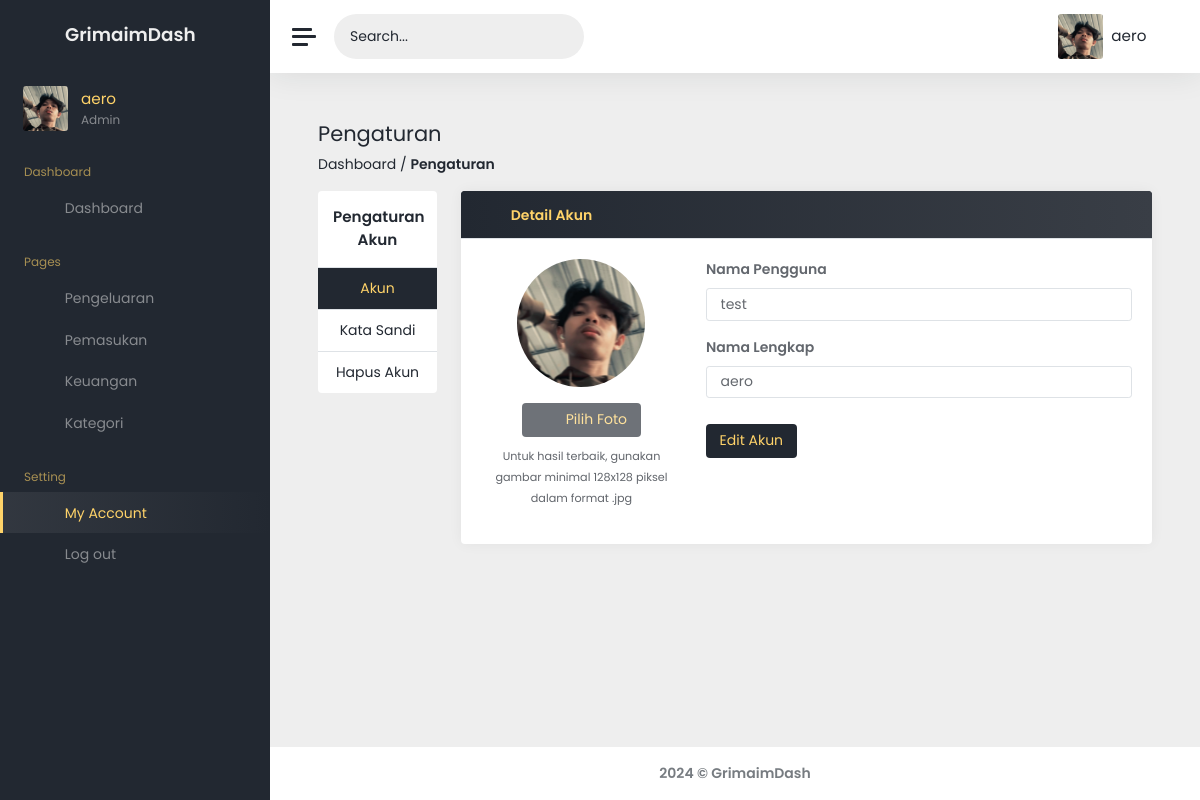
The page /account/test (signed in) on the database its author committed.
### models/models.py (models this page shows, shortened)
class User(db.Model, UserMixin):
    userID = db.Column(db.Integer, primary_key=True, autoincrement=True)
    username = db.Column(db.String(50), nullable=False)
    fullname = db.Column(db.String(100), nullable=False)
    password = db.Column(db.String(100), nullable=False)
    userPicture = db.Column(db.String(1000), nullable=False, default=DEFAULT_IMAGE)

### app.py (the view, shortened to what this page needs)
@app.route("/account/<username>", methods=["GET", "POST"])
@login_required
def account(username):
    userInfo = get_userInfo(username)
    active_tab = request.args.get("tab", "tab1")
    timestamp = int(datetime.timestamp(datetime.now()))
    return render_template(
        "users/account.html",
        userInfo=userInfo,
        timestamp=timestamp,
        active_tab=active_tab,
    )

### app.py (called while the page is built)
@login_manager.user_loader
def loader_user(userID):
    return User.query.get(userID)

### helpers/helpers.py (called while the page is built, shortened)
def get_userInfo(username):
    user = User.query.filter_by(username=username).first()
    if user:
        user_info = {
            "userID": user.userID,
            "username": user.username,
            "fullname": user.fullname,
            "password": user.password,  # Note: Handle password carefully and consider not exposing it in the frontend
            "userPicture": user.userPicture
        }
    return user_info

### templates/users/account.html (shortened to what this page needs)
<!DOCTYPE html>
<html lang="en" data-theme="light">
<head>
	<link href="/static/assets/font-awesome-pro/css/all.min.css" rel="stylesheet" />
	<link href="/static/assets/admin-kit/css/css-adminkit.css" rel="stylesheet" />
	<link href="/static/css/style.css" rel="stylesheet" />
  <link href="/static/module/toast-alert/toastr.css" rel="stylesheet" />
  <link href="/static/module/sweetalert2/dist/sweetalert2.css" rel="stylesheet" />
</head>
<body>
	<div class="wrapper">
		<nav id="sidebar" class="sidebar js-sidebar">
			<div class="sidebar-content js-simplebar">
				<a class="sidebar-brand" href="#">
          <i class="fa-duotone fa-waves-sine me-2"></i> <span class="align-self-center">GrimaimDash</span>
        </a>
				<div class="sidebar-profile">
          <img src="{{ url_for('static', filename='images/profiles/' + current_user.userPicture) }}" class="rounded" height="45" width="45" alt="Profile Picture">
						<div class="profile-name">
							<span class="fullname">{{ userInfo["fullname"] }}</span>
							<span class="job">Admin</span>
						</div>
				</div>
				<ul class="sidebar-nav">
          <li class="sidebar-header">
						Dashboard
					</li>
					<li class="sidebar-item">
						<a class="sidebar-link" href="/dashboard">
              <i class="align-middle fa-duotone fa-grid-horizontal sidebar-icon"></i> <span class="align-middle">Dashboard</span>
            </a>
					</li>
					<li class="sidebar-header">
						Pages
					</li>
					<li class="sidebar-item">
						<a class="sidebar-link" href="/pengeluaran">
              <i class="align-middle fa-duotone fa-chart-line-down sidebar-icon"></i> <span class="align-middle">Pengeluaran</span>
            </a>
					</li>
					<li class="sidebar-item">
						<a class="sidebar-link" href="/pemasukan">
              <i class="align-middle fa-duotone fa-chart-line-up sidebar-icon"></i> <span class="align-middle">Pemasukan</span>
            </a>
					</li>
					<li class="sidebar-item">
						<a class="sidebar-link" href="/keuangan">
              <i class="align-middle fa-duotone fa-money-bill-transfer sidebar-icon"></i> <span class="align-middle">Keuangan</span>
            </a>
					</li>
          <li class="sidebar-item">
						<a class="sidebar-link" href="/kategori">
              <i class="align-middle fa-duotone fa-cart-shopping-fast sidebar-icon"></i> <span class="align-middle">Kategori</span>
            </a>
					</li>
					<li class="sidebar-header">
						Setting
					</li>
					<li class="sidebar-item active">
						<a class="sidebar-link" href="/account/{{ userInfo.username }}">
              <i class="align-middle fa-duotone fa-gears sidebar-icon"></i> <span class="align-middle">My Account</span>
            </a>
					</li>
					<li class="sidebar-item">
						<a class="sidebar-link" href="/logout">
              <i class="align-middle fa-duotone fa-arrow-right-from-bracket sidebar-icon"></i> <span class="align-middle">Log out</span>
            </a>
					</li>
				</ul>
			</div>
		</nav>
		<div class="main">
			<nav class="navbar navbar-expand">
				<a class="sidebar-toggle js-sidebar-toggle">
          <i class="hamburger align-self-center"></i>
        </a>
				<div class="sidebar-search">
					<input type="text" placeholder="Search..." id="searchInput">
					<button type="submit"><i class="fa-duotone fa-magnifying-glass"></i></button>
				</div>
				<div class="sidebar-mode">
					<button type="button" data-theme-toggle aria-label="Change to light theme">
					</button>
				</div>
				<div class="navbar-profile dropdown" onclick="toggleDropdown(this)">
					<a class="dropbtn">
            <img src="{{ url_for('static', filename='images/profiles/' + current_user.userPicture) }}" class="rounded" height="45" width="45" alt="Profile Picture">
						<span class="d-none d-sm-inline-block fullname">{{ userInfo["fullname"] }}</span>
						<i class="fa-duotone fa-caret-down d-none d-sm-inline-block"></i>
					</a>
				</div>
			</nav>
			<main class="content">
				<div class="container-fluid p-0">
					<div class="row">
						<div class="col-xl-12">
							<div class="pages-header">
								<h1 class="h3 mb-2">Pengaturan</h1>
								<p><a href="../dashboard/dashboard.html" class="text-decoration-none">Dashboard</a> / <strong>Pengaturan</strong></p>
							</div>
						</div>
					</div>
          <div class="row">
            <div class="col-xl-2 col-md-3 mb-3">
              <div class="tabs-container-column">
                <span class="text-center text-wrap">Pengaturan Akun</span>
                <a href="{{ url_for('account', username=userInfo.username) }}" class="tab {% if active_tab == 'tab1' %}active{% endif %}" onclick="showTabAccount('tab1')">Akun</a>
                <a href="{{ url_for('password', username=userInfo.username) }}" class="tab {% if active_tab == 'tab2' %}active{% endif %}" onclick="showTabAccount('tab2')">Kata Sandi</a>
                <a href="{{ url_for('delete_account', username=userInfo.username) }}" class="tab tab3 {% if active_tab == 'tab3' %}active{% endif %}" onclick="showTabAccount('tab3')">Hapus Akun</a>
              </div>
            </div>
            <div class="col-xl-10 col-md-9">
              <div id="tab1" class="tab-content {% if active_tab == 'tab1' %}active{% endif %}">
                <div class="row">
                  <div class="col-12">
                    <div class="card card-table">
                      <div class="card-header">
                        <h5><i class="fa-duotone fa-user-pen me-2"></i>Detail Akun</h5>
                      </div>
                      <div class="card-body">
                        <form method="POST" action="" enctype="multipart/form-data">
                          <div class="row">
                            <div class="col-md-4 mb-3">
                              <div class="col d-flex justify-content-center">
                                <div class="circle mb-3">
                                  <img class="profile_pic" src="{{ url_for('static', filename='images/profiles/' + current_user.userPicture) }}" alt="Profile Picture">
                                </div>
                              </div>
                              <div class="p-image d-flex justify-content-center mb-2">
                                <button type="button" class="upload-button btn aero-btn-submit d-inline-flex enable-on-edit" style="padding: 0.40rem 0.60rem;" disabled><i class="fa-duotone fa-upload mx-1"></i> <span class="mx-1">Pilih Foto</span></button>
                              </div>
                              <div class="text-center">
                                <small>Untuk hasil terbaik, gunakan gambar minimal 128x128 piksel dalam format .jpg</small>
                              </div>
                            </div>
                            <div class="col-md-8">
                              <div class="mb-3">
                                  <label class="form-label"><strong>Nama Pengguna</strong></label>
                                  <input type="text" class="form-control bg-transparent enable-on-edit" value="{{ userInfo.username }}" name="username" disabled>
                              </div>
                              <div class="mb-3">
                                  <label class="form-label"><strong>Nama Lengkap</strong></label>
                                  <input type="text" class="form-control bg-transparent enable-on-edit" value="{{ userInfo.fullname }}" name="fullname" disabled>
                              </div>
                              <div class="button-grp">
                                <button type="button" class="btn aero-btn-submit btn-update-account" style="padding: 0.40rem 0.60rem;" onclick="toggleButtons()">
                                  <span class="mx-1">Edit Akun</span>
                                </button>
                              </div>
                            </div>
                          </div>
                        </form>
                      </div>
                    </div>
                  </div>
                </div>
              </div>
            </div>
          </div>
				</div>
			</main>
			<footer class="footer">
				<div class="container-fluid">
					<div class="row text-muted d-flex">
						<div class="col-12 text-center">
							<p class="mb-0">
								<a class="text-muted text-decoration-none" href="https://www.instagram.com/aiiimmmm._" target="_blank"><strong>2024 &copy; GrimaimDash</strong></a>
							</p>
						</div>
					</div>
				</div>
			</footer>
		</div>
	</div>
</body>
</html>

### rows shown on the page
User: userPicture (picture)
User: fullname "aero", username "test"
